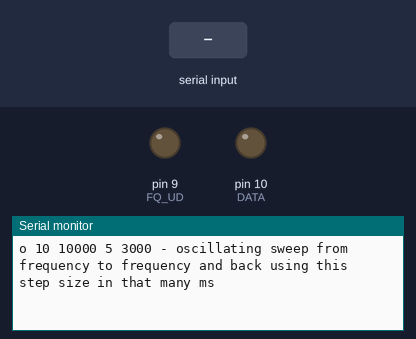
Recording of a sketch running on a simulated Arduino Uno, built with avr-gcc and run on an emulated ATmega328P. On the bench: output pins drawn as LEDs (lit = HIGH), the last lines printed to the serial monitor. The inputs (shaded band) are chosen by the test bench. Pins used as bus, display or sensor lines are not drawn.

Above: at 1.4 s.
1.5 s: "90,45\n" received over Serial
At 1.9 s:
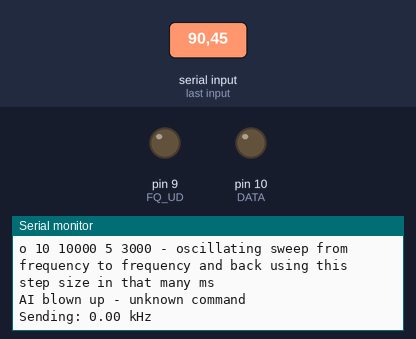
3.0 s: "f90\n" received over Serial
At 3.5 s:
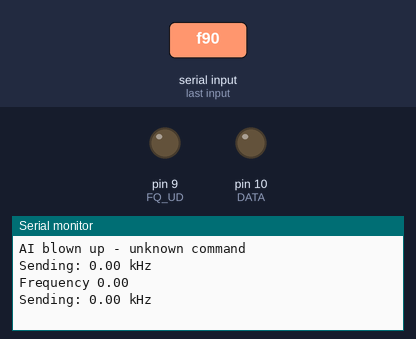
4.5 s: "s90\n" received over Serial
At 5.8 s:
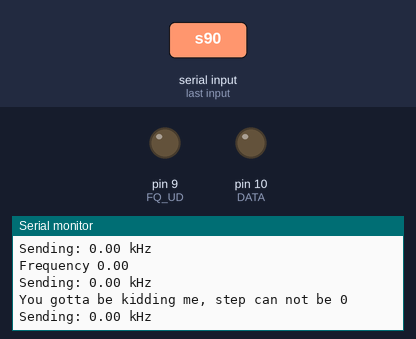

The sketch:

AD9850_Sweep.ino
```cpp
/*
Simple controller for AD9850 modules
Uses serial protocol (refer to AD9850 datasheet what pins need to be pulled up/down
Uses library by Elecfreaks http://elecfreaks.com/store/download/datasheet/breakout/DDS/EF_AD9850_library.zip
(for use with chipkit delete that unnecessary line "#include <avr/pgmspace.h>" from .h file)
Fix the pin numbers used to communicate with module
Serial comms - 9600, NewLine (0x0A) denotes end of input,
f 10000 - set frequency
s 20 20000 10 1000 - sweep from frequency to frequency using this step size in that many milliseconds
o 10 10000 5 3000 - oscillating sweep from frequency to frequency and back using this step size in that many ms
NB! no error checking in input, code relies on intelligence of user
*/
#include <SoftwareSerial.h>

#define MAXBUF 40
#define W_CLK 8   // Pin 8 - connect to AD9850 module word load clock pin (CLK)
#define FQ_UD 9   // Pin 9 - connect to freq update pin (FQ)
#define DATA 10   // Pin 10 - connect to serial data load pin (DATA)
#define RESET 11  // Pin 11 - connect to reset pin (RST)
#define pulseHigh(pin) {digitalWrite(pin, HIGH); digitalWrite(pin, LOW); }
#define TX_PIN 3
#define LED_PIN 13
#define ANALOG_VOLTAGE_PIN 1

double freqValue = 0;
double freqStart = 0;
double freqEnd = 0;
double freqStep = 0;
int sweepDelay = 0;
char freqStr[MAXBUF];
int bufPos = 0;
char byteIn = 0;
int mode = 0;

void setup()
{
    pinMode(FQ_UD, OUTPUT);
    pinMode(W_CLK, OUTPUT);
    pinMode(DATA, OUTPUT);
    pinMode(RESET, OUTPUT);

  Serial.begin(9600);
  Serial.println("Serial comms - 9600, NewLine (0x0A) denotes end of input");
  Serial.println("f 10000 - set frequency");
  Serial.println("s 20 20000 10 1000 - sweep from frequency to frequency using this step size in that many milliseconds");
  Serial.println("o 10 10000 5 3000 - oscillating sweep from frequency to frequency and back using this step size in that many ms");

  memset(freqStr,0,sizeof(freqStr));
}

void loop()
{
  if (mode == 1 || mode == 2)
  {
    delay(sweepDelay);
    if (((freqStep > 0.0) && (freqValue + freqStep <= max(freqStart,freqEnd))) || ((freqStep < 0.0) && (freqValue + freqStep >= min(freqStart,freqEnd))))
      freqValue += freqStep;
    else
      if (mode == 1)
        freqValue = freqStart;
      else
      {
        freqStep *= -1;
        freqValue += freqStep;
      }
    //AD9850.wr_serial(0,freqValue);
    Serial.print("Sending: ");
    Serial.print(freqValue);
    Serial.println(" kHz");
    sendFrequency(freqValue);
  }
  while (Serial.available())
  {
    byteIn = Serial.read();
    if (bufPos < sizeof(freqStr))
      freqStr[bufPos++] = byteIn;
    else
      {
        bufPos = 0;
        byteIn = 0;
        memset(freqStr,0,sizeof(freqStr));
        Serial.println("Command too long. Ignored.");
      }
  }
  if ( (byteIn == 0x0a) || (byteIn == 0x0d) )
  {
    switch (freqStr[0])
    {
      case 'f':
        mode = 0;
        freqValue = strtod(freqStr+2,NULL);
        freqEnd = 0;
        freqStep = 0;
        sweepDelay = 0;
        Serial.print("Frequency ");
        Serial.println(freqValue);
        break;
      case 's':
      case 'o':
        char *fEnd1, *fEnd2;
        freqStart = abs(strtod(freqStr+2,&fEnd1));
        freqEnd = abs(strtod(fEnd1,&fEnd2));
        freqStep = abs(strtod(fEnd2,&fEnd1));
        if (freqStep == 0)
        {
          Serial.println("You gotta be kidding me, step can not be 0");
          break;
        }
        sweepDelay = abs(atoi(fEnd1));
        if (freqStr[0] == 's')
        {
          mode = 1;
          Serial.print("Sweep");
        }
        else
        {
          mode = 2;
          Serial.print("Oscillate sweep");
        }
        Serial.print(" start freq. ");
        Serial.print(freqStart);
        Serial.print(" end freq. ");
        Serial.print(freqEnd);
        Serial.print(" step ");
        Serial.print(freqStep);
        Serial.print(" time ");
        Serial.println(sweepDelay);
        sweepDelay /= abs(freqEnd - freqStart) / freqStep;
        if (mode == 2)
          sweepDelay /= 2;
        if (freqStart > freqEnd)
          freqStep *= -1;
        freqValue = freqStart;
        break;
      default:
        Serial.println("AI blown up - unknown command");
    }
    memset(freqStr,0,sizeof(freqStr));
    byteIn = 0;
    bufPos = 0;
    //AD9850.wr_serial(0,freqValue);
    Serial.print("Sending: ");
    Serial.print(freqValue);
    Serial.println(" kHz");
    sendFrequency(freqValue);
  }
}

// frequency calc from datasheet page 8 = <sys clock> * <frequency tuning word>/2^32
void sendFrequency(double frequency)
{
  int32_t freq = frequency * 4294967295/125000000;  // note 125 MHz clock on 9850.  You can make 'slight' tuning variations here by adjusting the clock frequency.
  for (int b=0; b<4; b++, freq>>=8) {
    tfr_byte(freq & 0xFF);
  }
  tfr_byte(0x000);   // Final control byte, all 0 for 9850 chip
  pulseHigh(FQ_UD);  // Done!  Should see output
}

// transfers a byte, a bit at a time, LSB first to the 9850 via serial DATA line
void tfr_byte(byte data)
{
  for (int i=0; i<8; i++, data>>=1) {
    digitalWrite(DATA, data & 0x01);
    pulseHigh(W_CLK);   //after each bit sent, CLK is pulsed high
  }
}
```

Measured:
- after the input at 1.5 s, the serial monitor: prints a new line at once (image 1)
- after the input at 3.0 s, the serial monitor: prints a new line at once (image 2)
- after the input at 4.5 s, the serial monitor: prints a new line at once (image 3)
